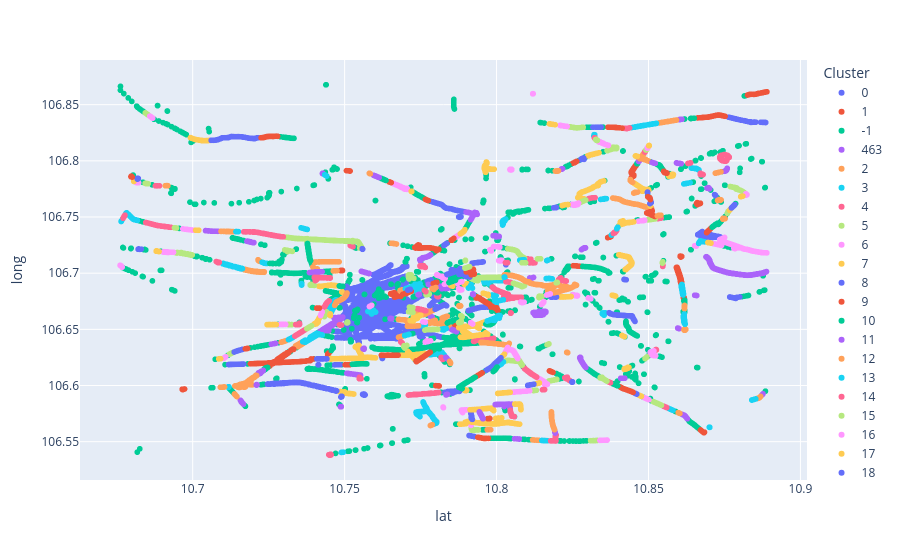

Here is the notebook cell this chart was saved with:
### Code cell
fig2 = px.scatter(slow_traffic_coords_df[['lat', 'long']], 
                        x = "lat",
                        y = "long", 
                        color=slow_traffic_coords_df['cluster_labels'].astype(str),
                        labels={"color" : "Cluster"}
                      ) 
fig2
